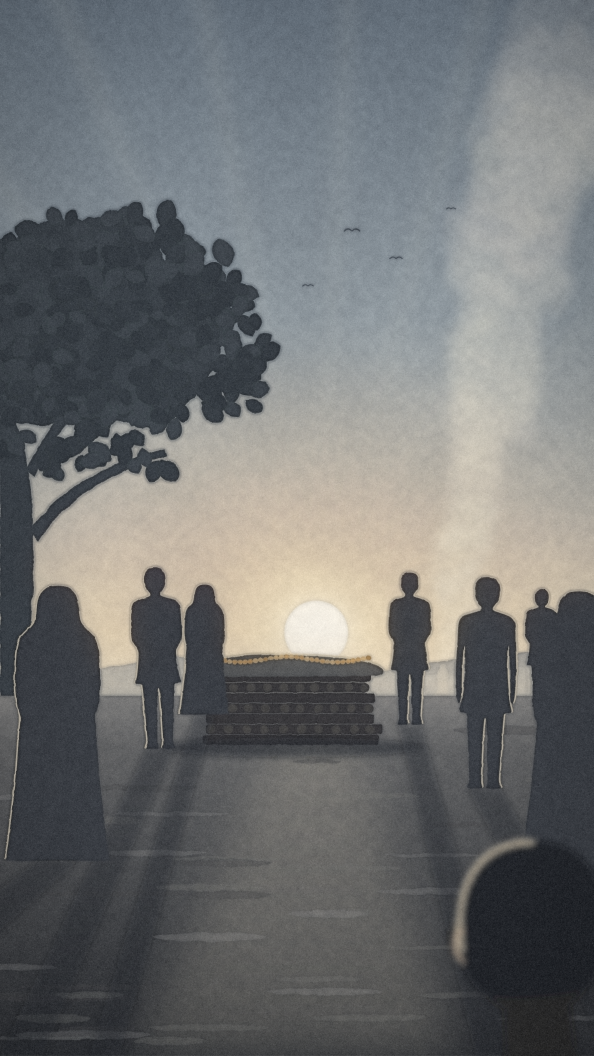
#> input picture art/final/s01.png, 1188 x 2112 px, found by its file name (shown at 1/2 size); its folder holds 4 pictures in this run
$ python render.py
#> lines starting #> are read from the running program, lines starting #| are printed output that depends on the picture
import sys, json, re, subprocess, numpy as np, cv2
from PIL import Image, ImageDraw, ImageFont, ImageFilter
sys.path.insert(0,'/home/claude/udhaar/edit'); from edl import EDL, DUR, OVERLAYS
FPS=30; W,H=1080,1920; F='/home/claude/udhaar/fonts/'
ART='/home/claude/udhaar/art/final/'
OUT=sys.argv[1] if len(sys.argv)>1 else '/home/claude/udhaar/edit/video_noaudio.mp4'
ONLY=None
if len(sys.argv)>2: ONLY=[float(t) for t in sys.argv[2].split(',')]   # render stills at these times
imgs={s:cv2.imread(ART+s+'.png')[:,:,::-1].astype(np.float32)/255 for s,_,_,_ in EDL}
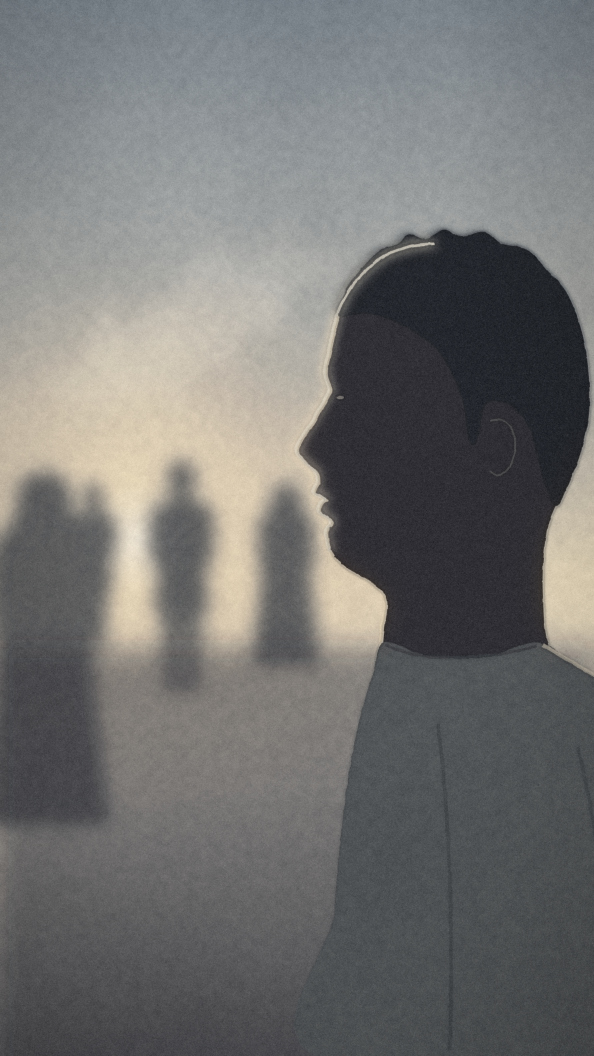
#> input picture art/final/s02.png, 1188 x 2112 px, found by its file name (shown at 1/2 size)
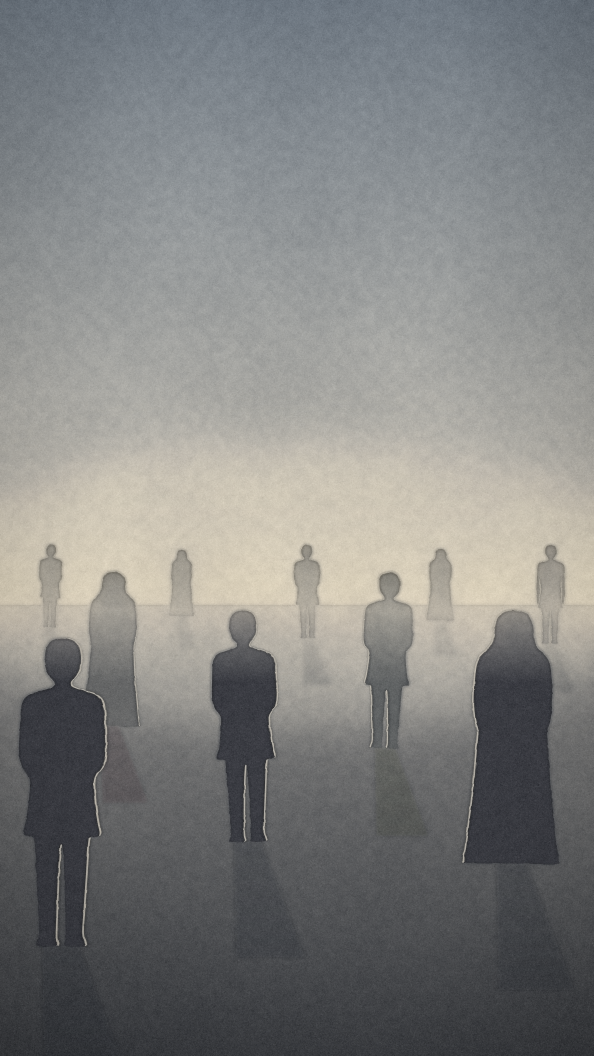
#> input picture art/final/s03.png, 1188 x 2112 px, found by its file name (shown at 1/2 size)
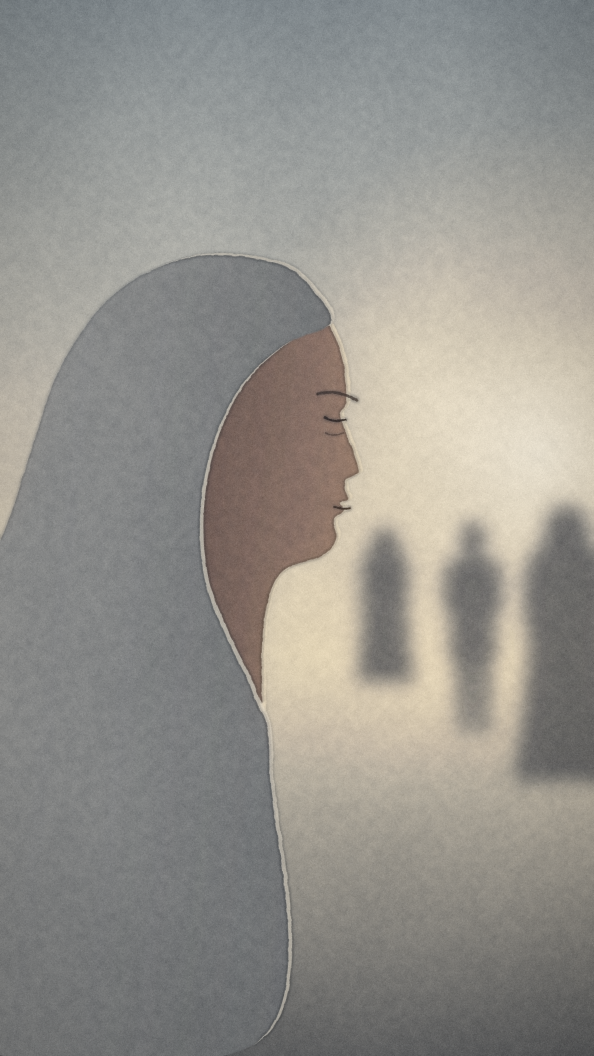
#> input picture art/final/s04.png, 1188 x 2112 px, found by its file name (shown at 1/2 size)
#> (the run stopped early here; a loop or call above may not have finished)
